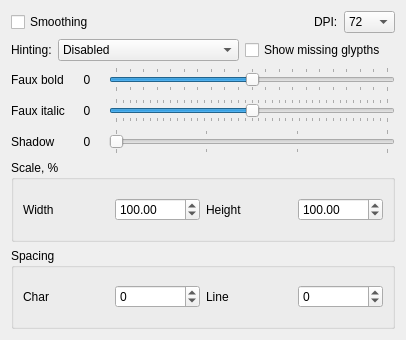
<?xml version="1.0" encoding="UTF-8"?>
<ui version="4.0">
 <class>FontOptionsFrame</class>
 <widget class="QWidget" name="FontOptionsFrame">
  <property name="geometry">
   <rect>
    <x>0</x>
    <y>0</y>
    <width>406</width>
    <height>340</height>
   </rect>
  </property>
  <property name="sizePolicy">
   <sizepolicy hsizetype="Preferred" vsizetype="Minimum">
    <horstretch>0</horstretch>
    <verstretch>0</verstretch>
   </sizepolicy>
  </property>
  <property name="windowTitle">
   <string>Frame</string>
  </property>
  <property name="locale">
   <locale language="English" country="UnitedStates"/>
  </property>
  <layout class="QVBoxLayout" name="verticalLayout">
   <item>
    <layout class="QGridLayout" name="gridLayout_4">
     <item row="1" column="2" colspan="3">
      <widget class="QCheckBox" name="checkBoxMissingGlypths">
       <property name="text">
        <string>Show missing glypths</string>
       </property>
      </widget>
     </item>
     <item row="0" column="4">
      <widget class="QComboBox" name="comboBoxDPI">
       <item>
        <property name="text">
         <string>72</string>
        </property>
       </item>
       <item>
        <property name="text">
         <string>96</string>
        </property>
       </item>
       <item>
        <property name="text">
         <string>100</string>
        </property>
       </item>
       <item>
        <property name="text">
         <string>110</string>
        </property>
       </item>
       <item>
        <property name="text">
         <string>120</string>
        </property>
       </item>
       <item>
        <property name="text">
         <string>128</string>
        </property>
       </item>
      </widget>
     </item>
     <item row="0" column="2">
      <spacer name="horizontalSpacer">
       <property name="orientation">
        <enum>Qt::Horizontal</enum>
       </property>
       <property name="sizeHint" stdset="0">
        <size>
         <width>40</width>
         <height>20</height>
        </size>
       </property>
      </spacer>
     </item>
     <item row="0" column="3">
      <widget class="QLabel" name="label_5">
       <property name="text">
        <string>DPI:</string>
       </property>
      </widget>
     </item>
     <item row="1" column="0">
      <widget class="QLabel" name="label_7">
       <property name="text">
        <string>Hinting:</string>
       </property>
      </widget>
     </item>
     <item row="1" column="1">
      <widget class="QComboBox" name="comboBox_Hinting">
       <item>
        <property name="text">
         <string>Disabled</string>
        </property>
       </item>
       <item>
        <property name="text">
         <string>Default</string>
        </property>
       </item>
       <item>
        <property name="text">
         <string>ForceFreetypeAutohinting</string>
        </property>
       </item>
       <item>
        <property name="text">
         <string>DisableFreetypeAutohinting</string>
        </property>
       </item>
      </widget>
     </item>
     <item row="0" column="0" colspan="2">
      <widget class="QCheckBox" name="checkBoxSmoothing">
       <property name="text">
        <string>Smoothing</string>
       </property>
      </widget>
     </item>
    </layout>
   </item>
   <item>
    <layout class="QGridLayout" name="gridLayout_2">
     <item row="1" column="1">
      <widget class="QLabel" name="labelItalic">
       <property name="minimumSize">
        <size>
         <width>32</width>
         <height>0</height>
        </size>
       </property>
       <property name="text">
        <string>0</string>
       </property>
       <property name="textFormat">
        <enum>Qt::PlainText</enum>
       </property>
       <property name="alignment">
        <set>Qt::AlignCenter</set>
       </property>
      </widget>
     </item>
     <item row="0" column="0">
      <widget class="QLabel" name="labelBold_t">
       <property name="text">
        <string>Faux bold</string>
       </property>
       <property name="buddy">
        <cstring>horizontalSliderBold</cstring>
       </property>
      </widget>
     </item>
     <item row="0" column="1">
      <widget class="QLabel" name="labelBold">
       <property name="minimumSize">
        <size>
         <width>32</width>
         <height>0</height>
        </size>
       </property>
       <property name="text">
        <string>0</string>
       </property>
       <property name="textFormat">
        <enum>Qt::PlainText</enum>
       </property>
       <property name="alignment">
        <set>Qt::AlignCenter</set>
       </property>
      </widget>
     </item>
     <item row="1" column="0">
      <widget class="QLabel" name="labelItalic_t">
       <property name="text">
        <string>Faux italic</string>
       </property>
       <property name="buddy">
        <cstring>horizontalSliderItalic</cstring>
       </property>
      </widget>
     </item>
     <item row="0" column="2">
      <widget class="QSlider" name="horizontalSliderBold">
       <property name="minimum">
        <number>-10</number>
       </property>
       <property name="maximum">
        <number>10</number>
       </property>
       <property name="pageStep">
        <number>2</number>
       </property>
       <property name="tracking">
        <bool>true</bool>
       </property>
       <property name="orientation">
        <enum>Qt::Horizontal</enum>
       </property>
       <property name="tickPosition">
        <enum>QSlider::TicksBothSides</enum>
       </property>
      </widget>
     </item>
     <item row="2" column="1">
      <widget class="QLabel" name="labelShadow">
       <property name="text">
        <string>0</string>
       </property>
       <property name="alignment">
        <set>Qt::AlignCenter</set>
       </property>
      </widget>
     </item>
     <item row="1" column="2">
      <widget class="QSlider" name="horizontalSliderItalic">
       <property name="minimum">
        <number>-20</number>
       </property>
       <property name="maximum">
        <number>20</number>
       </property>
       <property name="orientation">
        <enum>Qt::Horizontal</enum>
       </property>
       <property name="tickPosition">
        <enum>QSlider::TicksBothSides</enum>
       </property>
      </widget>
     </item>
     <item row="2" column="0">
      <widget class="QLabel" name="labelShadow_t">
       <property name="text">
        <string>Shadow</string>
       </property>
       <property name="buddy">
        <cstring>horizontalSliderShadow</cstring>
       </property>
      </widget>
     </item>
     <item row="2" column="2">
      <widget class="QSlider" name="horizontalSliderShadow">
       <property name="minimum">
        <number>0</number>
       </property>
       <property name="maximum">
        <number>3</number>
       </property>
       <property name="orientation">
        <enum>Qt::Horizontal</enum>
       </property>
       <property name="tickPosition">
        <enum>QSlider::TicksBothSides</enum>
       </property>
      </widget>
     </item>
    </layout>
   </item>
   <item>
    <widget class="QGroupBox" name="groupBox_2">
     <property name="sizePolicy">
      <sizepolicy hsizetype="Preferred" vsizetype="Minimum">
       <horstretch>0</horstretch>
       <verstretch>0</verstretch>
      </sizepolicy>
     </property>
     <property name="title">
      <string>Scale, %</string>
     </property>
     <layout class="QGridLayout" name="gridLayout">
      <item row="0" column="0">
       <widget class="QLabel" name="label_6">
        <property name="text">
         <string>Width</string>
        </property>
        <property name="buddy">
         <cstring>doubleSpinBoxWidth</cstring>
        </property>
       </widget>
      </item>
      <item row="0" column="2">
       <widget class="QLabel" name="label">
        <property name="text">
         <string>Height</string>
        </property>
        <property name="buddy">
         <cstring>doubleSpinBoxHeight</cstring>
        </property>
       </widget>
      </item>
      <item row="0" column="1">
       <widget class="QDoubleSpinBox" name="doubleSpinBoxWidth">
        <property name="alignment">
         <set>Qt::AlignLeading|Qt::AlignLeft|Qt::AlignVCenter</set>
        </property>
        <property name="maximum">
         <double>200.000000000000000</double>
        </property>
        <property name="value">
         <double>100.000000000000000</double>
        </property>
       </widget>
      </item>
      <item row="0" column="3">
       <widget class="QDoubleSpinBox" name="doubleSpinBoxHeight">
        <property name="maximum">
         <double>200.000000000000000</double>
        </property>
        <property name="value">
         <double>100.000000000000000</double>
        </property>
       </widget>
      </item>
     </layout>
    </widget>
   </item>
   <item>
    <widget class="QGroupBox" name="groupBox">
     <property name="title">
      <string>Spacing</string>
     </property>
     <layout class="QGridLayout" name="gridLayout_5">
      <item row="0" column="0">
       <widget class="QLabel" name="label_2">
        <property name="text">
         <string>Char</string>
        </property>
        <property name="buddy">
         <cstring>spinBoxCharSpacing</cstring>
        </property>
       </widget>
      </item>
      <item row="0" column="1">
       <widget class="QSpinBox" name="spinBoxCharSpacing">
        <property name="minimum">
         <number>-99</number>
        </property>
       </widget>
      </item>
      <item row="0" column="2">
       <widget class="QLabel" name="label_4">
        <property name="text">
         <string>Line</string>
        </property>
        <property name="buddy">
         <cstring>spinBoxLineSpacing</cstring>
        </property>
       </widget>
      </item>
      <item row="0" column="3">
       <widget class="QSpinBox" name="spinBoxLineSpacing">
        <property name="minimum">
         <number>-99</number>
        </property>
       </widget>
      </item>
     </layout>
    </widget>
   </item>
  </layout>
 </widget>
 <resources/>
 <connections/>
</ui>
